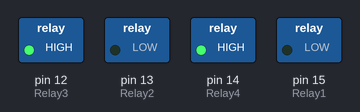
The sketch below on a simulated Arduino Uno, built with avr-gcc and run on an emulated ATmega328P. Shown: switched loads named in the sketch (green lamp = pin HIGH).

Above: at 0.5 s.
At 4.5 s:
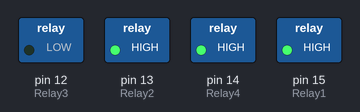
At 6.5 s:
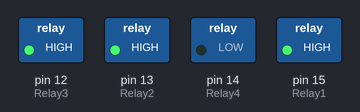
At 9.5 s:
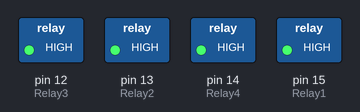
At 14.0 s:
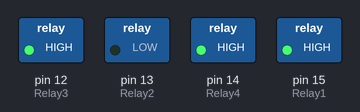
Timing chart, 0 to 15.6 s (numbered marks = the images above):
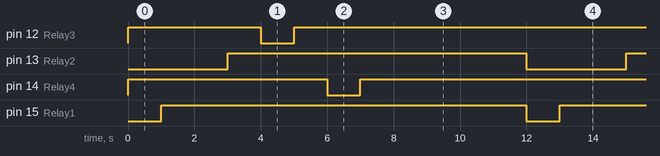

Measured:
- by itself, pin 12 (Relay3), pin 14 (Relay4), pin 15 (Relay1): alternates HIGH for 11.0 s and LOW for 1.0 s
- by itself, pin 13 (Relay2): alternates HIGH for 9.0 s and LOW for 3.0 s
- by itself, everything shown: repeats every 12.0 s, in 7 steps

The sketch:

smartpowerstrip_testCode.ino
```cpp
/*
 *              Wemos D1 Mini pin configuration details
 *
 *                      ____________________
 *                    /                      \
 *                   |                        |
 *          (/RST) 1 | RST                 TX | 22 (/GPIO1)
 *          (ADC0) 2 | A0                  RX | 21  (GPIO3)
 *        (GPIO16) 4 | D0                  D1 | 20  (GPIO5) <SCL>
 *  <SCk> (GPIO14) 5 | D5                  D2 | 19  (GPIO4) <SDA>
 * <MISO> (GPIO12) 6 | D6                  D3 | 18  (GPIO0)
 * <MOSI> (GPIO13) 7 | D7                  D4 | 17  (GPIO2)
 *  <SS>  (GPIO15)16 | D8                   G | 15    (GND)
 *          (3.3V) 8 | 3V3                 5V | USB    (5v)
 *                    \                       |
 *                    -| Reset  ______  D1mini|
 *                     |_______/\____/\_______|
 *
 *
 */

//GPIO pins used to drive relay
const int Relay4 = 14;             //ESP8266 GPIO14 pin D5(on Wemos)
const int Relay3 = 12;             //ESP8266 GPIO12 pin D6(on Wemos)
const int Relay2 = 13;             //ESP8266 GPIO13 pin D7(on Wemos)
const int Relay1 = 15;             //ESP8266 GPIO15 pin D8(on Wemos)

void setup() {
  //configure GPIO pins as output
  pinMode(Relay4, OUTPUT);
  pinMode(Relay3, OUTPUT);
  pinMode(Relay2, OUTPUT);
  pinMode(Relay1, OUTPUT);

  //Here Active Low Logic used so Relay(SwitchON when GPIO pins are low)
  //so to keep SwitchOFF initially issue HIGH command
  digitalWrite(Relay1, HIGH);
  digitalWrite(Relay2, HIGH);
  digitalWrite(Relay3, HIGH);
  digitalWrite(Relay4, HIGH);

  pinMode(LED_BUILTIN, OUTPUT); // pin mode setup for onboard led
}

void loop() {
  // This code just SwitchON relay for few seconds and than SwitchOFF, process keeps on repeating
  digitalWrite(LED_BUILTIN, LOW);    // Onboard SwitchON status to show process started
  digitalWrite(Relay1, LOW);         // Relay1 SwitchON command
  delay(1000);                       // wait for 1 second
  digitalWrite(Relay1, HIGH);        // Relay1 SwitchOFF command
  delay(1000);                       // wait for 1 second
  digitalWrite(Relay2, LOW);         // Relay2 SwitchON command
  delay(1000);                       // wait for 1 second
  digitalWrite(Relay2, HIGH);        // Relay2 SwitchOFF command
  delay(1000);
  digitalWrite(Relay3, LOW);         // Relay3 SwitchON command
  delay(1000);                       // wait for 1 second
  digitalWrite(Relay3, HIGH);        // Relay3 SwitchOFF command
  delay(1000);                       // wait for 1 second
  digitalWrite(Relay4, LOW);         // Relay4 SwitchON command
  delay(1000);                       // wait for 1 second
  digitalWrite(Relay4, HIGH);        // Relay4 SwitchOFF command
  digitalWrite(LED_BUILTIN, HIGH);   // Onboard SwitchOFF
  delay(5000);                       // wait for 3 second
}
```
